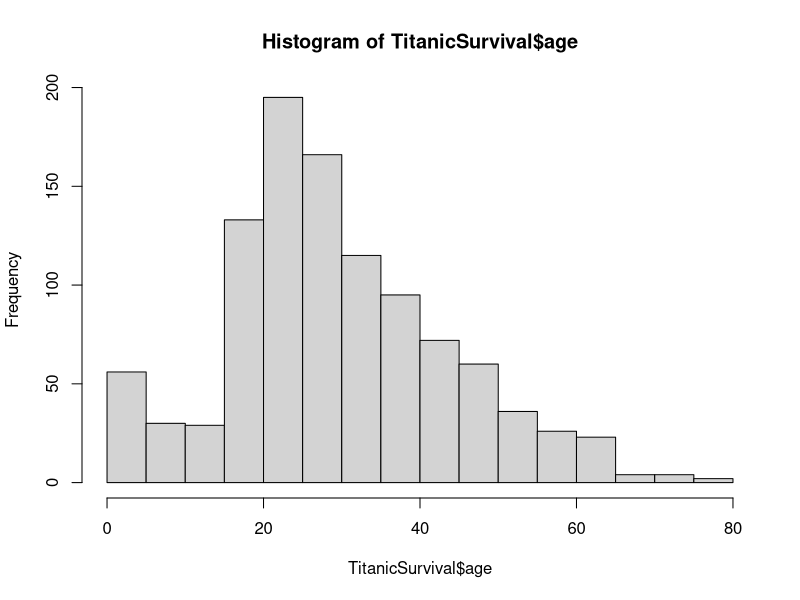

Reproduce this figure in R.
## ---- chunk 1
knitr::opts_chunk$set(echo = TRUE)
## ---- chunk 2
# install.packages("carData")
library(carData)

## ---- chunk 3
dim(TitanicSurvival)
nrow(TitanicSurvival)
ncol(TitanicSurvival)
## ---- chunk 4
mean(TitanicSurvival$age,na.rm=T)
## ---- chunk 5
hist(TitanicSurvival$age)
